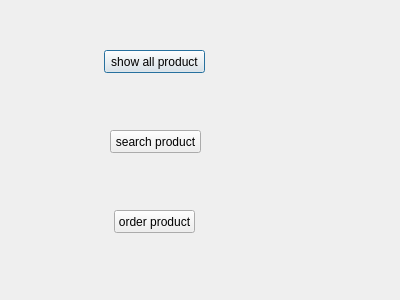
<?xml version="1.0" encoding="UTF-8"?>
<ui version="4.0">
 <class>product</class>
 <widget class="QDialog" name="product">
  <property name="geometry">
   <rect>
    <x>0</x>
    <y>0</y>
    <width>400</width>
    <height>300</height>
   </rect>
  </property>
  <property name="windowTitle">
   <string>Dialog</string>
  </property>
  <widget class="QPushButton" name="pushButton">
   <property name="geometry">
    <rect>
     <x>104</x>
     <y>50</y>
     <width>101</width>
     <height>23</height>
    </rect>
   </property>
   <property name="text">
    <string>show all product</string>
   </property>
  </widget>
  <widget class="QPushButton" name="pushButton_2">
   <property name="geometry">
    <rect>
     <x>110</x>
     <y>130</y>
     <width>91</width>
     <height>23</height>
    </rect>
   </property>
   <property name="text">
    <string>search product</string>
   </property>
  </widget>
  <widget class="QPushButton" name="pushButton_3">
   <property name="geometry">
    <rect>
     <x>114</x>
     <y>210</y>
     <width>81</width>
     <height>23</height>
    </rect>
   </property>
   <property name="text">
    <string>order product</string>
   </property>
  </widget>
 </widget>
 <resources/>
 <connections/>
</ui>
